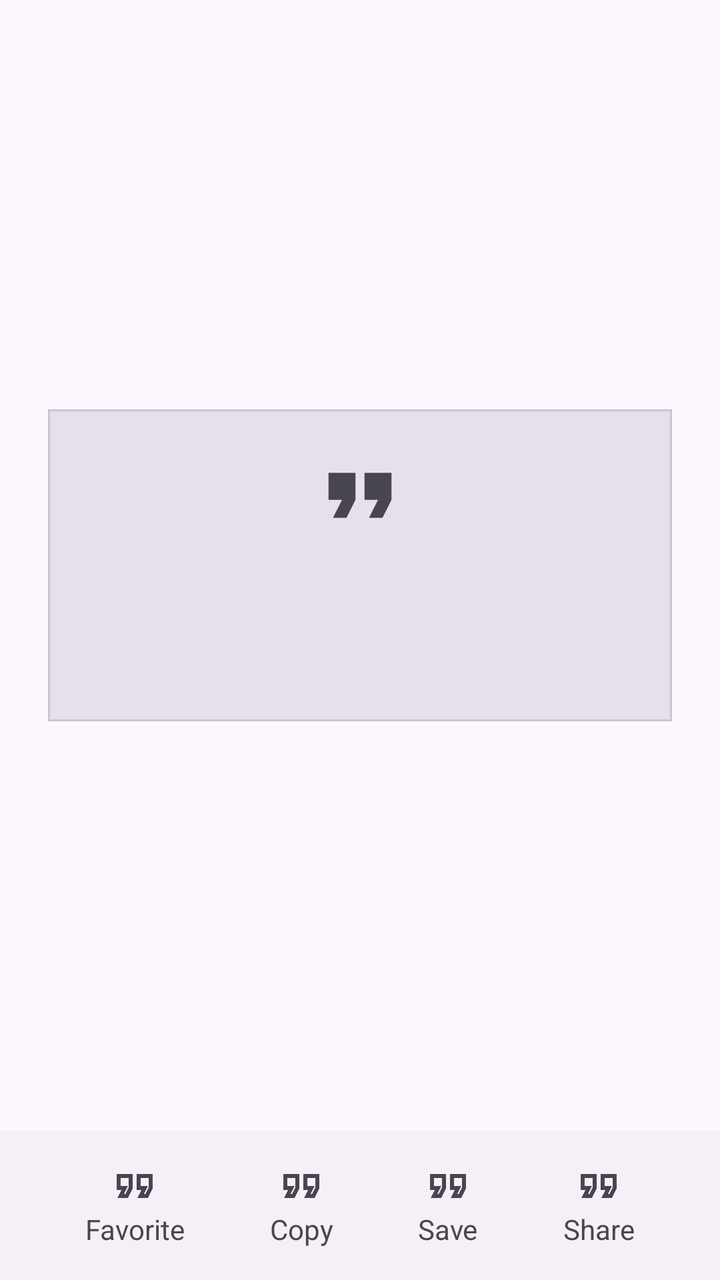
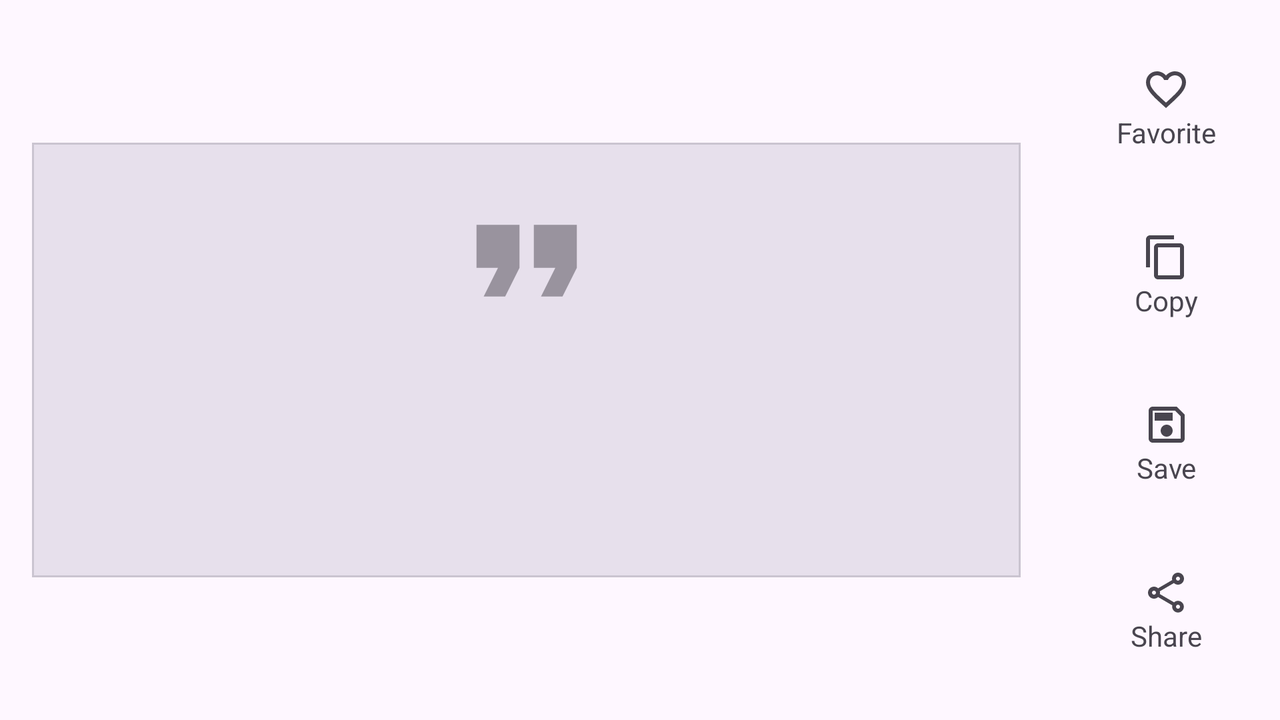

One screen, two layout resources from the same app: the default and the repository's alternative for another configuration. Each is rendered where Android would select it; the XML of both is given below.
<!-- AndroidManifest.xml: application theme Theme.JetQuotes -->
<!-- res/layout/fragment_quote_detail.xml -->
<?xml version="1.0" encoding="utf-8"?>
<androidx.constraintlayout.widget.ConstraintLayout xmlns:android="http://schemas.android.com/apk/res/android"
    xmlns:tools="http://schemas.android.com/tools"
    android:layout_width="match_parent"
    android:layout_height="match_parent"
    xmlns:app="http://schemas.android.com/apk/res-auto"
    tools:context="ui.detail.QuoteDetailFragment">

    <com.google.android.material.card.MaterialCardView
        android:id="@+id/quote_card"
        android:layout_width="0dp"
        android:layout_height="wrap_content"
        android:layout_marginVertical="8dp"
        android:layout_marginStart="24dp"
        android:layout_marginTop="32dp"
        android:layout_marginEnd="24dp"
        android:layout_marginBottom="32dp"
        app:cardCornerRadius="0dp"
        app:cardBackgroundColor="?colorSurfaceVariant"
        app:layout_constraintBottom_toTopOf="@+id/constraintLayout"
        app:layout_constraintEnd_toEndOf="parent"
        app:layout_constraintStart_toStartOf="parent"
        app:layout_constraintTop_toTopOf="parent">

        <androidx.constraintlayout.widget.ConstraintLayout
            android:layout_width="match_parent"
            android:layout_height="match_parent"
            android:padding="16dp">

            <ImageView
                android:id="@+id/imageView"
                android:layout_width="54dp"
                android:layout_height="54dp"
                android:src="@drawable/ic_quote_24dp_filled"
                app:layout_constraintEnd_toEndOf="parent"
                app:layout_constraintStart_toStartOf="parent"
                app:layout_constraintTop_toTopOf="parent" />

            <TextView
                android:id="@+id/txt_quote"
                android:layout_width="match_parent"
                android:layout_height="wrap_content"
                android:padding="8dp"
                app:layout_constraintEnd_toEndOf="parent"
                app:layout_constraintStart_toStartOf="parent"
                app:layout_constraintTop_toBottomOf="@+id/imageView"
                tools:text="@tools:sample/lorem/random" />

            <TextView
                android:id="@+id/txt_author"
                android:layout_width="wrap_content"
                android:layout_height="wrap_content"
                android:padding="8dp"
                app:layout_constraintBottom_toBottomOf="parent"
                app:layout_constraintEnd_toEndOf="parent"
                app:layout_constraintTop_toBottomOf="@+id/txt_quote"
                app:layout_constraintVertical_bias="1.0"
                tools:text="@tools:sample/lorem" />

        </androidx.constraintlayout.widget.ConstraintLayout>

    </com.google.android.material.card.MaterialCardView>

    <androidx.constraintlayout.widget.ConstraintLayout
        android:id="@+id/constraintLayout"
        android:layout_width="match_parent"
        android:layout_height="wrap_content"
        android:paddingVertical="8dp"
        android:paddingHorizontal="8dp"
        android:background="?colorOnSurfaceInverse"
        app:layout_constraintBottom_toBottomOf="parent"
        app:layout_constraintEnd_toEndOf="parent"
        app:layout_constraintStart_toStartOf="parent">

        <LinearLayout
            android:id="@+id/linearLayout"
            android:layout_width="wrap_content"
            android:layout_height="wrap_content"
            android:gravity="center"
            android:orientation="vertical"
            android:padding="8dp"
            app:layout_constraintBottom_toBottomOf="parent"
            app:layout_constraintEnd_toStartOf="@+id/linearLayout2"
            app:layout_constraintHorizontal_bias="0.5"
            app:layout_constraintStart_toStartOf="parent"
            app:layout_constraintTop_toTopOf="parent">

            <ImageView
                android:layout_width="wrap_content"
                android:layout_height="wrap_content"
                android:src="@drawable/ic_quote_outlined_24dp"
                app:layout_constraintStart_toStartOf="parent"
                app:layout_constraintTop_toTopOf="parent" />

            <TextView
                android:layout_width="wrap_content"
                android:layout_height="wrap_content"
                android:text="Favorite" />
        </LinearLayout>

        <LinearLayout
            android:id="@+id/linearLayout2"
            android:layout_width="wrap_content"
            android:layout_height="wrap_content"
            android:gravity="center"
            android:orientation="vertical"
            android:padding="8dp"

            app:layout_constraintBottom_toBottomOf="parent"
            app:layout_constraintEnd_toStartOf="@+id/linearLayout3"
            app:layout_constraintHorizontal_bias="0.5"
            app:layout_constraintStart_toEndOf="@+id/linearLayout"
            app:layout_constraintTop_toTopOf="parent">

            <ImageView
                android:layout_width="wrap_content"
                android:layout_height="wrap_content"
                android:src="@drawable/ic_quote_outlined_24dp"
                app:layout_constraintStart_toStartOf="parent"
                app:layout_constraintTop_toTopOf="parent" />

            <TextView
                android:layout_width="wrap_content"
                android:layout_height="wrap_content"
                android:text="Copy" />
        </LinearLayout>

        <LinearLayout
            android:id="@+id/linearLayout3"
            android:layout_width="wrap_content"
            android:layout_height="wrap_content"
            android:gravity="center"
            android:padding="8dp"
            android:orientation="vertical"
            app:layout_constraintBottom_toBottomOf="parent"
            app:layout_constraintEnd_toStartOf="@+id/linearLayout4"
            app:layout_constraintHorizontal_bias="0.5"
            app:layout_constraintStart_toEndOf="@+id/linearLayout2"
            app:layout_constraintTop_toTopOf="parent">

            <ImageView
                android:layout_width="wrap_content"
                android:layout_height="wrap_content"
                android:src="@drawable/ic_quote_outlined_24dp"
                app:layout_constraintStart_toStartOf="parent"
                app:layout_constraintTop_toTopOf="parent" />

            <TextView
                android:layout_width="wrap_content"
                android:layout_height="wrap_content"
                android:text="Save" />
        </LinearLayout>


        <LinearLayout
            android:id="@+id/linearLayout4"
            android:layout_width="wrap_content"
            android:layout_height="wrap_content"
            android:gravity="center"
            android:padding="8dp"
            android:orientation="vertical"
            app:layout_constraintBottom_toBottomOf="parent"
            app:layout_constraintEnd_toEndOf="parent"
            app:layout_constraintHorizontal_bias="0.5"
            app:layout_constraintStart_toEndOf="@+id/linearLayout3"
            app:layout_constraintTop_toTopOf="parent">

            <ImageView
                android:layout_width="wrap_content"
                android:layout_height="wrap_content"
                android:src="@drawable/ic_quote_outlined_24dp"
                app:layout_constraintStart_toStartOf="parent"
                app:layout_constraintTop_toTopOf="parent" />

            <TextView
                android:layout_width="wrap_content"
                android:layout_height="wrap_content"
                android:text="Share" />
        </LinearLayout>


    </androidx.constraintlayout.widget.ConstraintLayout>



</androidx.constraintlayout.widget.ConstraintLayout>
<!-- resources referenced by this layout -->
<resources>
  <!-- drawable ic_quote_24dp_filled (drawable) -->
  <vector xmlns:android="http://schemas.android.com/apk/res/android"
      android:width="24dp"
      android:height="24dp"
      android:viewportWidth="24"
      android:viewportHeight="24"
      android:tint="?colorControlNormal">
    <path
        android:pathData="M6,17h3l2,-4L11,7L5,7v6h3zM14,17h3l2,-4L19,7h-6v6h3z"
        android:fillColor="#000000"/>
  </vector>
  <!-- drawable ic_quote_outlined_24dp (drawable) -->
  <vector xmlns:android="http://schemas.android.com/apk/res/android"
      android:width="24dp"
      android:height="24dp"
      android:viewportWidth="24"
      android:tint="?colorControlNormal"
      android:viewportHeight="24">
    <path
        android:pathData="M18.62,18h-5.24l2,-4L13,14L13,6h8v7.24L18.62,18zM16.62,16h0.76L19,12.76L19,8h-4v4h3.62l-2,4zM8.62,18L3.38,18l2,-4L3,14L3,6h8v7.24L8.62,18zM6.62,16h0.76L9,12.76L9,8L5,8v4h3.62l-2,4z"
        android:fillColor="#000000"/>
  </vector>
  <!-- from res/values-v29/ -->
  <style name="Theme.JetQuotes" parent="Base.Theme.JetQuotes">
          
          <item name="android:navigationBarColor">@android:color/transparent</item>
          <item name="android:statusBarColor">@android:color/transparent</item>
          <item name="android:windowLightStatusBar">?attr/isLightTheme</item>
      </style>
  <style name="Base.Theme.JetQuotes" parent="Theme.Material3.DayNight.NoActionBar">
          
          
      </style>
</resources>
<!-- res/layout-land/fragment_quote_detail.xml (the repository's variant of the layout above) -->
<!-- drawn on the phone turned sideways -->
<?xml version="1.0" encoding="utf-8"?>
<androidx.constraintlayout.widget.ConstraintLayout xmlns:android="http://schemas.android.com/apk/res/android"
    xmlns:tools="http://schemas.android.com/tools"
    android:layout_width="match_parent"
    android:layout_height="match_parent"
    xmlns:app="http://schemas.android.com/apk/res-auto"
    tools:context="ui.detail.QuoteDetailFragment">

    <com.google.android.material.card.MaterialCardView
        android:id="@+id/quote_card"
        android:layout_width="0dp"
        android:layout_height="wrap_content"
      android:layout_margin="16dp"
        app:cardBackgroundColor="?colorSurfaceVariant"
        app:cardCornerRadius="0dp"
        app:layout_constraintBottom_toBottomOf="parent"
        app:layout_constraintEnd_toStartOf="@id/constraintLayout"
        app:layout_constraintStart_toStartOf="parent"
        app:layout_constraintTop_toTopOf="parent">

        <androidx.constraintlayout.widget.ConstraintLayout
            android:layout_width="match_parent"
            android:layout_height="match_parent"
            android:padding="16dp">

            <ImageView
                android:id="@+id/imageView"
                android:layout_width="86dp"
                android:layout_height="86dp"
                android:alpha="0.5"
                android:src="@drawable/ic_quote_24dp_filled"
                app:layout_constraintEnd_toEndOf="parent"
                app:layout_constraintStart_toStartOf="parent"
                app:layout_constraintTop_toTopOf="parent" />

            <TextView
                android:id="@+id/txt_quote"
                android:layout_width="match_parent"
                android:layout_height="wrap_content"
                android:fontFamily="sans-serif-medium"
                android:padding="12dp"
                android:gravity="center"
                android:textAppearance="?textAppearanceHeadline5"
                app:layout_constraintEnd_toEndOf="parent"
                app:layout_constraintStart_toStartOf="parent"
                app:layout_constraintTop_toBottomOf="@+id/imageView"
                tools:maxLines="8"
                tools:text="@tools:sample/lorem/random" />

            <TextView
                android:id="@+id/txt_author"
                android:layout_width="wrap_content"
                android:layout_height="wrap_content"
                android:gravity="center"
                android:padding="12dp"
                android:textAppearance="?textAppearanceTitleSmall"
                app:layout_constraintBottom_toBottomOf="parent"
                app:layout_constraintEnd_toEndOf="parent"
                app:layout_constraintStart_toStartOf="parent"
                app:layout_constraintTop_toBottomOf="@+id/txt_quote"
                app:layout_constraintVertical_bias="1.0"
                tools:text="@tools:sample/lorem" />

        </androidx.constraintlayout.widget.ConstraintLayout>

    </com.google.android.material.card.MaterialCardView>

    <androidx.constraintlayout.widget.ConstraintLayout
        android:id="@+id/constraintLayout"
        android:layout_width="wrap_content"
        android:layout_height="0dp"
        android:paddingHorizontal="24dp"
        android:paddingVertical="0dp"
        android:visibility="visible"
        app:layout_constraintBottom_toBottomOf="parent"
        app:layout_constraintEnd_toEndOf="parent"
        app:layout_constraintHorizontal_bias="1.0"
        app:layout_constraintStart_toEndOf="@+id/quote_card"
        app:layout_constraintTop_toTopOf="parent">

        <LinearLayout
            android:id="@+id/favorite"
            android:layout_width="wrap_content"
            android:layout_height="wrap_content"
            android:background="?selectableItemBackgroundBorderless"
            android:clickable="true"
            android:gravity="center"
            android:orientation="vertical"
            android:padding="8dp"
            app:layout_constraintBottom_toTopOf="@+id/copy"
            app:layout_constraintEnd_toEndOf="parent"
            app:layout_constraintHorizontal_bias="0.5"
            app:layout_constraintStart_toStartOf="parent"
            app:layout_constraintTop_toTopOf="parent">

            <ImageView
                android:layout_width="wrap_content"
                android:layout_height="wrap_content"
                android:src="@drawable/ic_favorite_24px"
                app:layout_constraintStart_toStartOf="parent"
                app:layout_constraintTop_toTopOf="parent" />

            <TextView
                android:layout_width="wrap_content"
                android:layout_height="wrap_content"
                android:text="Favorite" />
        </LinearLayout>

        <LinearLayout
            android:id="@+id/copy"
            android:layout_width="wrap_content"
            android:layout_height="wrap_content"
            android:background="?selectableItemBackgroundBorderless"
            android:clickable="true"
            android:gravity="center"
            android:orientation="vertical"
            android:padding="8dp"
            app:layout_constraintBottom_toTopOf="@+id/save"
            app:layout_constraintEnd_toEndOf="parent"
            app:layout_constraintHorizontal_bias="0.5"
            app:layout_constraintStart_toStartOf="parent"
            app:layout_constraintTop_toBottomOf="@+id/favorite">

            <ImageView
                android:layout_width="wrap_content"
                android:layout_height="wrap_content"
                android:src="@drawable/ic_copy_24dp"
                app:layout_constraintStart_toStartOf="parent"
                app:layout_constraintTop_toTopOf="parent" />

            <TextView
                android:layout_width="wrap_content"
                android:layout_height="wrap_content"
                android:text="Copy" />
        </LinearLayout>

        <LinearLayout
            android:id="@+id/save"
            android:layout_width="wrap_content"
            android:layout_height="wrap_content"
            android:background="?selectableItemBackgroundBorderless"
            android:clickable="true"
            android:gravity="center"
            android:orientation="vertical"
            android:padding="8dp"
            app:layout_constraintBottom_toTopOf="@+id/share"
            app:layout_constraintEnd_toEndOf="parent"
            app:layout_constraintHorizontal_bias="0.5"
            app:layout_constraintStart_toStartOf="parent"
            app:layout_constraintTop_toBottomOf="@+id/copy">

            <ImageView
                android:layout_width="wrap_content"
                android:layout_height="wrap_content"
                android:src="@drawable/ic_save_24px"
                app:layout_constraintStart_toStartOf="parent"
                app:layout_constraintTop_toTopOf="parent" />

            <TextView
                android:layout_width="wrap_content"
                android:layout_height="wrap_content"
                android:text="Save" />
        </LinearLayout>

        <LinearLayout
            android:id="@+id/share"
            android:layout_width="wrap_content"
            android:layout_height="wrap_content"
            android:background="?selectableItemBackgroundBorderless"
            android:clickable="true"
            android:gravity="center"
            android:orientation="vertical"
            android:padding="8dp"
            app:layout_constraintBottom_toBottomOf="parent"
            app:layout_constraintEnd_toEndOf="parent"
            app:layout_constraintHorizontal_bias="0.5"
            app:layout_constraintStart_toStartOf="parent"
            app:layout_constraintTop_toBottomOf="@+id/save">

            <ImageView
                android:layout_width="wrap_content"
                android:layout_height="wrap_content"
                android:src="@drawable/ic_share_24px"
                app:layout_constraintStart_toStartOf="parent"
                app:layout_constraintTop_toTopOf="parent" />

            <TextView
                android:layout_width="wrap_content"
                android:layout_height="wrap_content"
                android:text="Share" />
        </LinearLayout>


    </androidx.constraintlayout.widget.ConstraintLayout>



</androidx.constraintlayout.widget.ConstraintLayout>
<!-- resources referenced by the variant -->
<!-- as the phone turned sideways resolves them -->
<resources>
  <!-- drawable ic_copy_24dp (drawable) -->
  <vector xmlns:android="http://schemas.android.com/apk/res/android"
      android:width="24dp"
      android:height="24dp"
      android:viewportWidth="24"
      android:tint="?colorControlNormal"
      android:viewportHeight="24">
    <path
        android:pathData="M16,1L4,1c-1.1,0 -2,0.9 -2,2v14h2L4,3h12L16,1zM19,5L8,5c-1.1,0 -2,0.9 -2,2v14c0,1.1 0.9,2 2,2h11c1.1,0 2,-0.9 2,-2L21,7c0,-1.1 -0.9,-2 -2,-2zM19,21L8,21L8,7h11v14z"
        android:fillColor="#000000"/>
  </vector>
  <!-- drawable ic_favorite_24px (drawable) -->
  <vector xmlns:android="http://schemas.android.com/apk/res/android"
      android:width="24dp"
      android:height="24dp"
      android:viewportWidth="24"
      android:viewportHeight="24"
      android:tint="?colorControlNormal">
    <path
        android:fillColor="#FF000000"
        android:pathData="M16.5,3c-1.74,0 -3.41,0.81 -4.5,2.09C10.91,3.81 9.24,3 7.5,3 4.42,3 2,5.42 2,8.5c0,3.78 3.4,6.86 8.55,11.54L12,21.35l1.45,-1.32C18.6,15.36 22,12.28 22,8.5 22,5.42 19.58,3 16.5,3zM12.1,18.55l-0.1,0.1 -0.1,-0.1C7.14,14.24 4,11.39 4,8.5 4,6.5 5.5,5 7.5,5c1.54,0 3.04,0.99 3.57,2.36h1.87C13.46,5.99 14.96,5 16.5,5c2,0 3.5,1.5 3.5,3.5 0,2.89 -3.14,5.74 -7.9,10.05z"/>
  </vector>
  <!-- drawable ic_quote_24dp_filled (drawable) -->
  <vector xmlns:android="http://schemas.android.com/apk/res/android"
      android:width="24dp"
      android:height="24dp"
      android:viewportWidth="24"
      android:viewportHeight="24"
      android:tint="?colorControlNormal">
    <path
        android:pathData="M6,17h3l2,-4L11,7L5,7v6h3zM14,17h3l2,-4L19,7h-6v6h3z"
        android:fillColor="#000000"/>
  </vector>
  <!-- drawable ic_save_24px (drawable) -->
  <vector xmlns:android="http://schemas.android.com/apk/res/android"
      android:width="24dp"
      android:height="24dp"
      android:viewportWidth="24"
      android:tint="?colorControlNormal"
      android:viewportHeight="24">
    <path
        android:fillColor="#FF000000"
        android:pathData="M17,3L5,3c-1.11,0 -2,0.9 -2,2v14c0,1.1 0.89,2 2,2h14c1.1,0 2,-0.9 2,-2L21,7l-4,-4zM19,19L5,19L5,5h11.17L19,7.83L19,19zM12,12c-1.66,0 -3,1.34 -3,3s1.34,3 3,3 3,-1.34 3,-3 -1.34,-3 -3,-3zM6,6h9v4L6,10z"/>
  </vector>
  <!-- drawable ic_share_24px (drawable) -->
  <vector xmlns:android="http://schemas.android.com/apk/res/android"
      android:width="24dp"
      android:height="24dp"
      android:viewportWidth="24"
      android:tint="?colorControlNormal"
      android:viewportHeight="24">
    <path
        android:fillColor="#FF000000"
        android:pathData="M18,16.08c-0.76,0 -1.44,0.3 -1.96,0.77L8.91,12.7c0.05,-0.23 0.09,-0.46 0.09,-0.7s-0.04,-0.47 -0.09,-0.7l7.05,-4.11c0.54,0.5 1.25,0.81 2.04,0.81 1.66,0 3,-1.34 3,-3s-1.34,-3 -3,-3 -3,1.34 -3,3c0,0.24 0.04,0.47 0.09,0.7L8.04,9.81C7.5,9.31 6.79,9 6,9c-1.66,0 -3,1.34 -3,3s1.34,3 3,3c0.79,0 1.5,-0.31 2.04,-0.81l7.12,4.16c-0.05,0.21 -0.08,0.43 -0.08,0.65 0,1.61 1.31,2.92 2.92,2.92s2.92,-1.31 2.92,-2.92c0,-1.61 -1.31,-2.92 -2.92,-2.92zM18,4c0.55,0 1,0.45 1,1s-0.45,1 -1,1 -1,-0.45 -1,-1 0.45,-1 1,-1zM6,13c-0.55,0 -1,-0.45 -1,-1s0.45,-1 1,-1 1,0.45 1,1 -0.45,1 -1,1zM18,20.02c-0.55,0 -1,-0.45 -1,-1s0.45,-1 1,-1 1,0.45 1,1 -0.45,1 -1,1z"/>
  </vector>
  <!-- from res/values-v29/ -->
  <style name="Theme.JetQuotes" parent="Base.Theme.JetQuotes">
          
          <item name="android:navigationBarColor">@android:color/transparent</item>
          <item name="android:statusBarColor">@android:color/transparent</item>
          <item name="android:windowLightStatusBar">?attr/isLightTheme</item>
      </style>
  <style name="Base.Theme.JetQuotes" parent="Theme.Material3.DayNight.NoActionBar">
          
          
      </style>
</resources>
